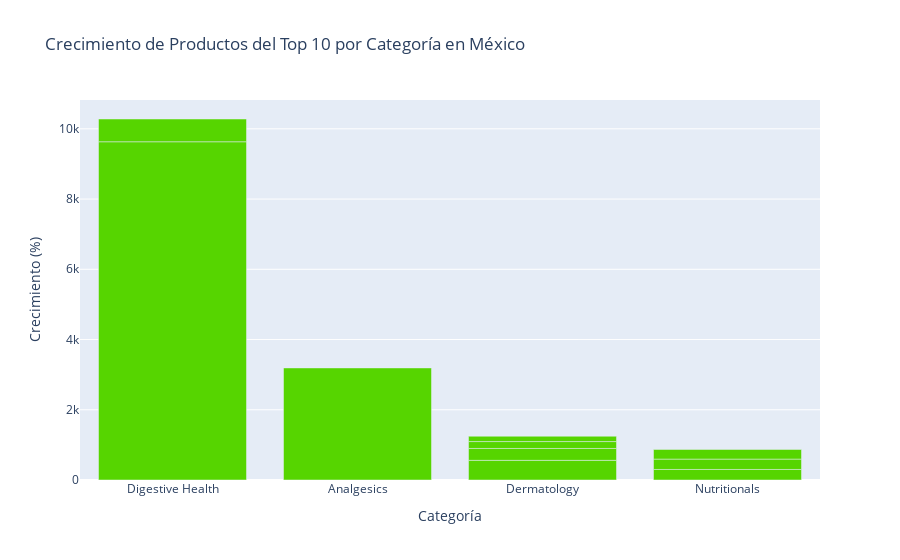

The notebook cell saved with this chart:
### Code cell
fig = px.bar(mextop_10_growth, x='Category_x', y='growth_percentage', 
             title='Crecimiento de Productos del Top 10 por Categoría en México',
             labels={'Category_x': 'Categoría', 'growth_percentage': 'Crecimiento (%)'},
             color_discrete_sequence=bayer_colors)  
fig.show()

### Figure 1 — Plotly figure (JSON) as saved in the notebook; plotly's stock layout.template omitted (floating-point values rounded to 4 significant figures)
{"data": [{"alignmentgroup": "True", "hovertemplate": "Categoría=%{x}<br>Crecimiento (%)=%{y}<extra></extra>", "legendgroup": "", "marker": {"color": "#56D500", "pattern": {"shape": ""}}, "name": "", "offsetgroup": "", "orientation": "v", "showlegend": false, "textposition": "auto", "type": "bar", "x": ["Digestive Health", "Analgesics", "Digestive Health", "Dermatology", "Dermatology", "Nutritionals", "Nutritionals", "Nutritionals", "Dermatology", "Dermatology"], "xaxis": "x", "y": [9632.0, 3191.0, 648, 560, 338.2, 300, 295.2, 274.1, 196.2, 152.4], "yaxis": "y"}], "layout": {"barmode": "relative", "legend": {"tracegroupgap": 0}, "title": {"text": "Crecimiento de Productos del Top 10 por Categoría en México"}, "xaxis": {"anchor": "y", "domain": [0, 1], "title": {"text": "Categoría"}}, "yaxis": {"anchor": "x", "domain": [0, 1], "title": {"text": "Crecimiento (%)"}}}}
